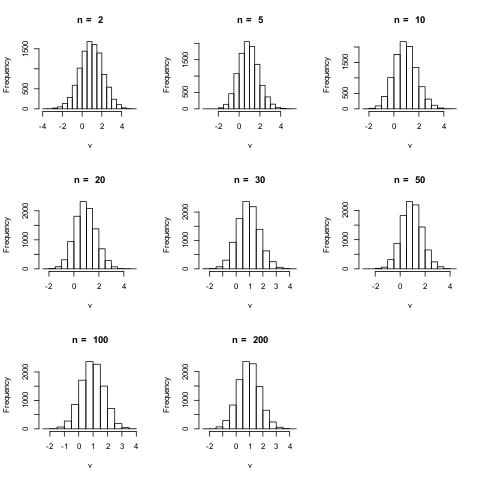

Source code (R):
B=10000
png("Q1_norm_mix.png")
v = c()
par(mfrow=c(3,3))
for(n in c(2,5,10,20,30,50,100,200)){
    for(i in 1:B){
        index = rbinom(n,1,0.2)
        v[i] = mean( index*rnorm(n,-1,sqrt(2)) + (1-index)*rnorm(1.5,sqrt(2)) )
    }
    hist(v,main = paste("n = ",n),breaks=20)
    
}

